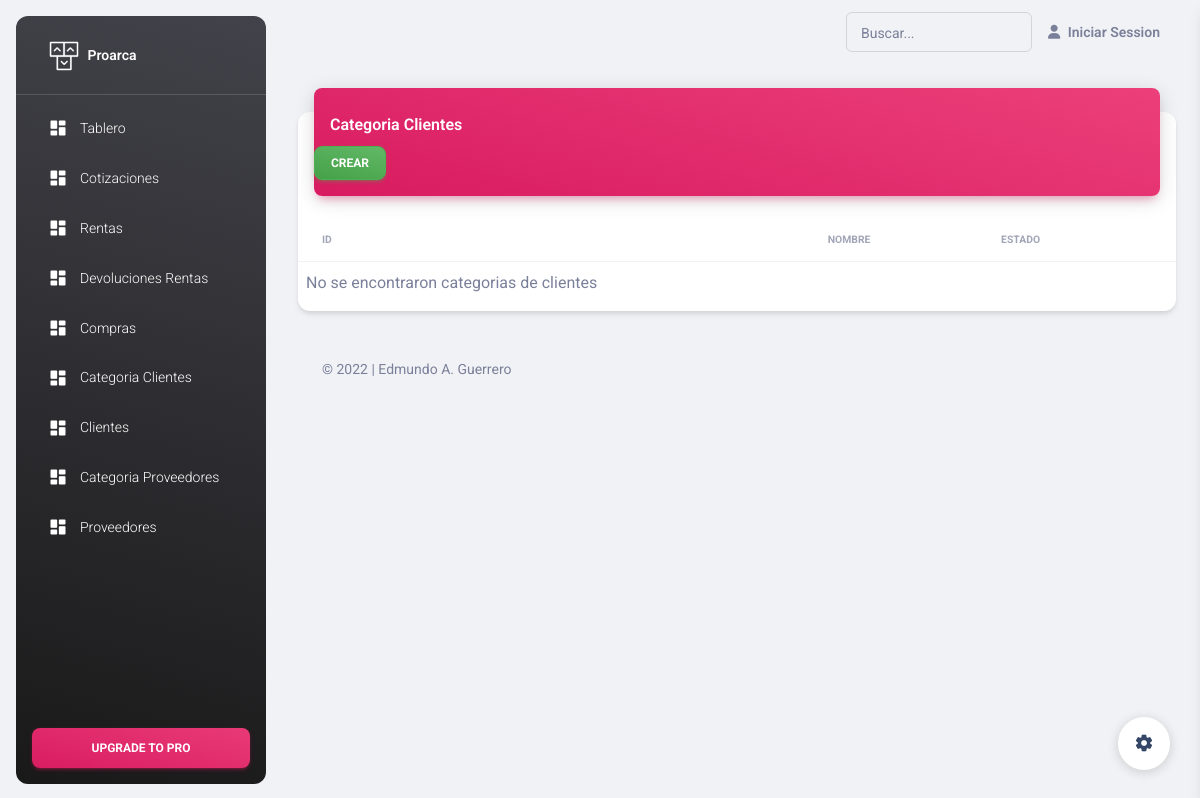
Screenshot of /views/pages/ClienteCat.php with the database file from the repository.
### tables this page shows
CREATE TABLE IF NOT EXISTS `modulos` (
  `modulos_id` INT NOT NULL AUTO_INCREMENT,
  `nombre` VARCHAR(50) NOT NULL,
  `estado` INT NOT NULL DEFAULT 0,
  PRIMARY KEY (`modulos_id`));

### controlers/Config.php (called while the page is built, shortened)
<?php
$root = $_SERVER["DOCUMENT_ROOT"];
$dirProyecto = "$root/proarca";
$config = json_decode(file_get_contents("$dirProyecto/config/config.json"));
?>

### models/Basedatos.php (called while the page is built, shortened)
<?php
	Class Basedatos{
	    private $dbh;
	    private $stmt;
	    public function __construct(){
	        $dsn = "mysql:dbname=proarca";
	        $options = array(
	            PDO::ATTR_PERSISTENT    => true,
	            PDO::ATTR_ERRMODE       => PDO::ERRMODE_EXCEPTION
	        );
	        try{
	            $this->dbh = new PDO($dsn, "root", "12345678", $options);
				$this->consulta("ALTER SESSION SET NLS_DATE_FORMAT = 'DD-MM-RRRR'");
				$this->ejecutar();
	        }
	        catch(PDOException $e){
	            $this->error = $e->getMessage();
	        }
	    }
		public function consulta($query){
			$this->stmt = $this->dbh->prepare($query);
		}
		public function ejecutar(){
			return $this->stmt->execute();
		}
		public function obtenerResultados(){
			$this->ejecutar();
			return $this->stmt->fetchAll(PDO::FETCH_ASSOC);
		}
	}
 ?>

### models/Modulos.php (called while the page is built, shortened)
<?php
    require_once("../../controlers/config.php");
    require_once("$dirControlers/Errores.php");
    require_once("Basedatos.php");
    $bd = new Basedatos();
    function obtenerModulos(){
        global $bd;
        $bd->consulta("SELECT * FROM modulos");
        $modulos = $bd->obtenerResultados();
        if($modulos){
            return MensajeUsuario(200,$modulos);
        }else{
            return MensajeUsuario(404, "No se encontraron modulos");
        }
    }
?>

### controlers/Errores.php (called while the page is built, shortened)
<?php
function MensajeUsuario($codigo, $datos){
    $error = array(
        "codigo"=>$codigo,
        "datos"=> $datos
    );
    return $error;
}
?>

### views/pages/BarraLateral.php (the view, shortened to what this page needs)
<?php
  require_once("../../controlers/config.php");
  require_once("$dirModels/Modulos.php");
  $modulos = obtenerModulos()["datos"];
?>
<aside class="sidenav navbar navbar-vertical navbar-expand-xs border-0 border-radius-xl my-3 fixed-start ms-3   bg-gradient-dark" id="sidenav-main">
  <div class="sidenav-header">
    <a class="navbar-brand m-0" href=" https://demos.creative-tim.com/material-dashboard/pages/dashboard " target="_blank">
      <img src="./assets/img/logo-ct.png" class="navbar-brand-img h-100" alt="main_logo">
      <span class="ms-1 font-weight-bold text-white"><?=$config->nombre?></span>
    </a>
  </div>
  <hr class="horizontal light mt-0 mb-2">
  <div class="collapse navbar-collapse  w-auto  max-height-vh-100" id="sidenav-collapse-main">
    <ul class="navbar-nav">
      <?php foreach($modulos as $modulo){ ?>
      <li class="nav-item">
        <a class="nav-link text-white " href="<?=$modulo["ruta"]?>">
          <div class="text-white text-center me-2 d-flex align-items-center justify-content-center">
            <i class="material-icons opacity-10"><?=$modulo["icon"]?></i>
          </div>
          <span class="nav-link-text ms-1"><?=$modulo["nombre"]?></span>
        </a>
      </li>
      <?php } ?>
    </ul>
  </div>
  <div class="sidenav-footer position-absolute w-100 bottom-0 ">
    <div class="mx-3">
      <a class="btn bg-gradient-primary mt-4 w-100" href="https://www.creative-tim.com/product/material-dashboard-pro?ref=sidebarfree" type="button">Upgrade to pro</a>
    </div>
  </div>
</aside>

### rows the page displays
modulos: nombre "Tablero"
modulos: nombre "Cotizaciones"
modulos: nombre "Rentas"
modulos: nombre "Devoluciones Rentas"
modulos: nombre "Compras"
modulos: nombre "Categoria Clientes"
modulos: nombre "Clientes"
modulos: nombre "Categoria Proveedores"
modulos: nombre "Proveedores"

### other values shown
$config->nombre "Proarca"
$categorias "No se encontraron categorias de clientes"
$config->autor "Edmundo A. Guerrero"
